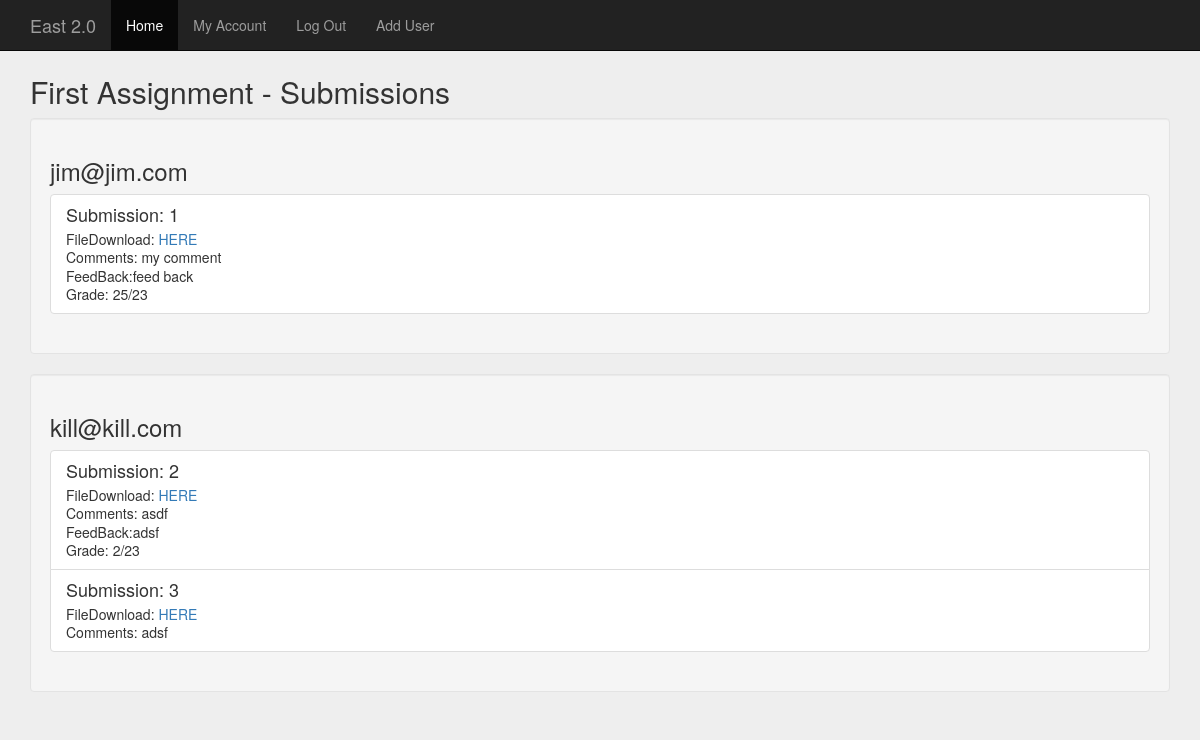
Page /index.php?action=assignment&assID=1 (signed in) on the committed database.
### tables this page shows
CREATE TABLE `assignmentsubmissions` (
  `id` int(11) NOT NULL,
  `AssID` int(11) NOT NULL,
  `SubID` int(11) NOT NULL,
  `StudentID` int(11) NOT NULL
);

CREATE TABLE `users` (
  `Id` int(11) NOT NULL,
  `Email` varchar(30) NOT NULL,
  `AccountType` int(1) NOT NULL,
  `Password` varchar(20) NOT NULL
);

CREATE TABLE `submissions` (
  `ID` int(11) NOT NULL,
  `comments` varchar(250) NOT NULL,
  `feedback` varchar(250) NOT NULL,
  `graded` int(11) DEFAULT NULL,
  `fileloc` varchar(75) NOT NULL
);

### functions.php (called while the page is built, shortened)
<?php
function connectToDB()
{
	$conn = new mysqli($hn, $un, $pw, $db);
	return $conn;
}
function getStaffStudentSubmission($assID){
	$conn = connectToDB();
	$studentsSQL = 'SELECT *,ass.ID as asID,u.ID as stuID,a.Name as assName,ass.SubID as linkSubID FROM assignmentsubmissions ass, assignments a, users u ';
	$studentsSQL.= 'WHERE ass.AssID='.$assID.' AND a.ID=AssID AND u.ID=ass.StudentID ';
	$studentsSQL.= 'AND u.ID IN(SELECT scc.StudentID FROM studentcourses scc,courseassignments ca WHERE ca.AssignmentID=ass.AssID AND ca.CourseID = scc.CourseID ) GROUP BY u.ID';
	$result=$conn->query($studentsSQL);
	$stuCount = 0;
	$data = null;
    while($row = $result->fetch_assoc()){
		$data['assignmentName'] = $row['assName'];
		$data['assignmentMax'] = $row['MaxPoints'];
		$data['dueDate'] ='due date...';
		$data['students'][$stuCount]['studentID'] = $row['stuID'];
		$data['students'][$stuCount]['studentName'] = $row['Email'];
		$subSQL = 'SELECT *,s.ID as subID FROM submissions s, assignmentsubmissions ass WHERE ass.StudentID='.$row['stuID'].' AND ass.AssID='.$assID.' AND s.ID=ass.SubID';
		$result2=$conn->query($subSQL);
		$subCount=0;
		while($row2 = $result2->fetch_assoc()){
			$data['students'][$stuCount]['submissions'][$subCount]['submissionID'] = $row2['subID'];
			$data['students'][$stuCount]['submissions'][$subCount]['comments'] = $row2['comments'];
			$data['students'][$stuCount]['submissions'][$subCount]['feedback'] = $row2['feedback'];
			$data['students'][$stuCount]['submissions'][$subCount]['submissionDate'] = 'Submission: '.$row2['subID'];
			$data['students'][$stuCount]['submissions'][$subCount]['graded'] = $row2['graded'];
			$data['students'][$stuCount]['submissions'][$subCount]['file'] = $row2['fileloc'];
			$subCount++;
		}
		$stuCount++;
	}
	return $data;
}
?>

### staff/assignment.php (the view, shortened to what this page needs)
<div class="container body-container">
	<h2><?=$page['staffStudentSubmissions']['assignmentName']?> - Submissions</h2>
	<?php
	foreach($page['staffStudentSubmissions']['students'] as $student){
		?>
	<div class="well">
		<h3><?= $student['studentName']?></h3>
		<div class="list-group">
		<?php
		$recent = true;
		foreach($student['submissions'] as $submission){
		?>
		<span class="list-group-item">
		<h4 class="list-group-item-heading"><?=$submission['submissionDate']?></h4>
		<p class="list-group-item-text">FileDownload: <a href="#">HERE</a> </p>
		<p class="list-group-item-text">Comments: <?=$submission['comments']?></p>
		<?php if($recent){
			if($submission['graded']==null){
		?>
		<p class="list-group-item-text">FeedBack: <span id="FeedBackReplace<?=$submission['submissionID']?>"><input id="FeedBack<?=$submission['submissionID']?>" type="text" class="form-control" placeholder="Leave Some Feedback"></span></p>
		<p class="list-group-item-text">Grade: <span id="GradeReplace<?=$submission['submissionID']?>"><input id="Grade<?=$submission['submissionID']?>" type="numeric" class="form-control" placeholder="Assignment Name"></span> <strong>/<?=$page['staffStudentSubmissions']['assignmentMax']?></strong></p>
		<button data-submissionID="<?=$submission['submissionID']?>" class="btn btn-primary gradeButton">Grade</button>
		<?php } else { ?>
		<p class="list-group-item-text">FeedBack:<?=$submission['feedback']?></p>
		<p class="list-group-item-text">Grade: <?=$submission['graded'].'/'.$page['staffStudentSubmissions']['assignmentMax']?></p>
		<?php	}
		} ?>
		</span>
			   <?php
			$recent = false;
		}
		?>
		</div>
	</div>
	   <?php
		}
		?>
</div>

### css/signin.css (style rules this page uses)
body { padding-top: 40px; padding-bottom: 40px; background-color: #eee; }
.body-container { margin-top:15px; }

### rows in the picture
assignmentsubmissions: users.Email "jim@jim.com"
submissions: submissionDate "Submission: 1", comments "my comment", feedback "feed back", graded "25", assignmentMax "23"
assignmentsubmissions: users.Email "kill@kill.com"
submissions: submissionDate "Submission: 2", comments "asdf", feedback "adsf", graded "2", assignmentMax "23"
submissions: submissionDate "Submission: 3", comments "adsf"

### other values in the picture
$page['staffStudentSubmissions']['assignmentName'] "First Assignment"
